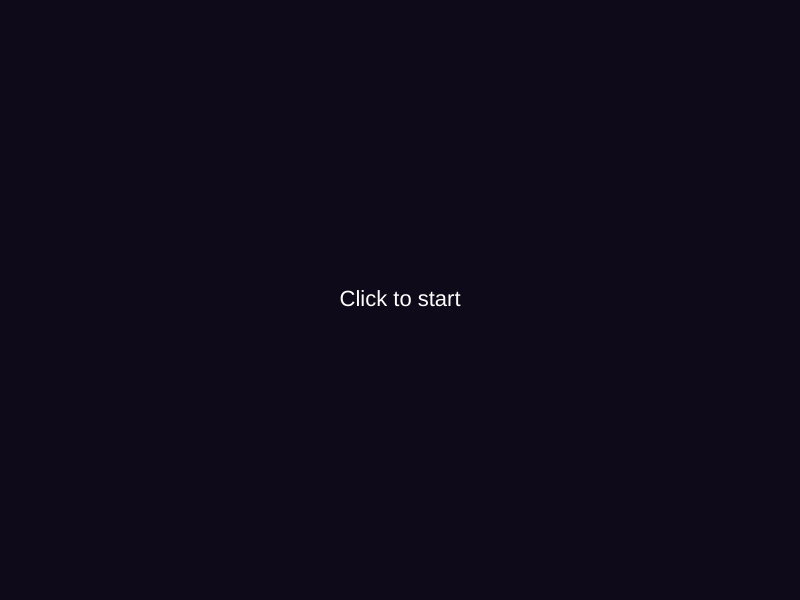
Frame 1 (no input)
Frame 60 (no input): identical to frame 1, image omitted
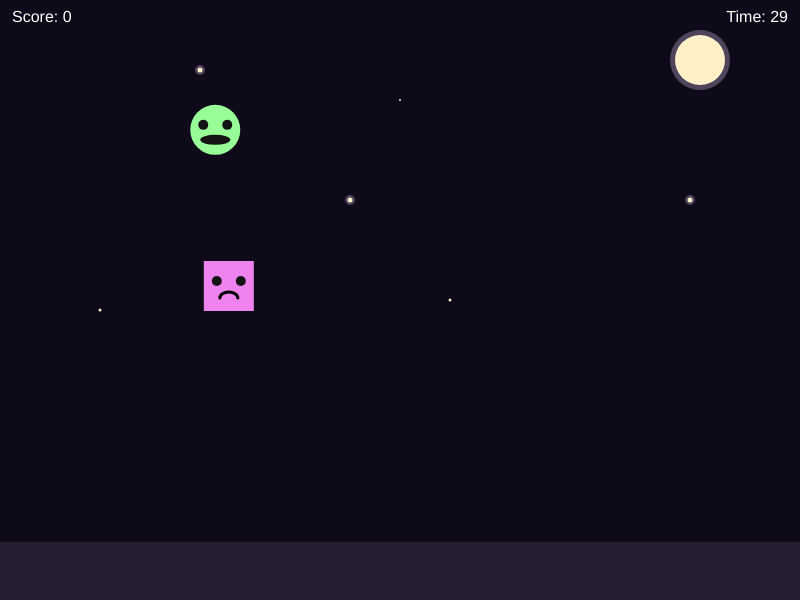
Frame 120 (the mouse pressed at the canvas centre since frame 60)

The p5.js sketch that drew these frames (run headless with seeded random() and noise() and a simulated clock; from frame 60 on, the mouse is pressed at the canvas centre):

// p5.js sketch
// ── sketch.js
const width = 800;
const height = 600;
function setup() {
    createCanvas(width, height);
    spawnGhost();
    startTime = millis();
}

let ghost;
let enemy;
let score = 0;
let duration = 30;
let startTime;
let state = 'start';
let baseSpawnEvery = 80; // spawn a ghost every 80 frames

function draw() {
    background(15, 10, 25);
    noStroke();

    if (state === 'start') {
        textAlign(CENTER, CENTER);
        fill(255);
        textSize(22);
        text('Click to start', width / 2, height / 2);
        return;
    }

    if (state === 'over') {
        textAlign(CENTER, CENTER);
        fill(255);
        textSize(22);
        text('Game over\nScore: ' + score + '\nClick to retry', width / 2, height / 2);
        return;
    }
    // background
    fill(78,69,92);
    ellipse(700, 60, 60, 60); // glow effect

    fill(255, 240, 200);
    ellipse(700, 60, 50, 50); // moon

    fill(40, 30, 50);
    rect(0, 542, width, 58); //ground

    fill(78,69,92);
    ellipse(200, 70, 10, 10) //star glow
    fill(255, 240, 200);
    ellipse(200, 70, 5, 5) //star

    fill(78,69,92);
    ellipse(350, 200, 10, 10) //star glow
    fill(255, 240, 200);
    ellipse(350, 200, 5, 5) //star

    fill(78,69,92);
    ellipse(690, 200, 10, 10) //star glow
    fill(255, 240, 200);
    ellipse(690, 200, 5, 5) //star

    fill(255, 240, 200);
    ellipse(400, 100, 2, 2)

    fill(255, 240, 200);
    ellipse(450, 300, 3, 3)

    fill(255, 240, 200);
    ellipse(100, 310, 3, 3)
    // end of background

    let elapsed = (millis() - startTime) / 1000;
    let timeLeft = max(0, duration - elapsed);
    if (timeLeft <= 0) {
        state = 'over';
        return;
    }

    let currentSpawnEvery = max(20, floor(baseSpawnEvery - (elapsed * 2))); // decrease spawn interval over time, but not less than 20 frames
    if (frameCount % currentSpawnEvery === 0) spawnGhost();
    if (frameCount % currentSpawnEvery === 0) spawnEnemy();
    drawGhost(ghost.x, ghost.y);
    drawEnemy(enemy.x, enemy.y);


    textAlign(LEFT, TOP);
    fill(255);
    textSize(16);
    text('Score: ' + score, 12, 10);
    textAlign(RIGHT, TOP);
    text('Time: ' + ceil(timeLeft), width - 12, 10);
}

function spawnGhost() {
  ghost = { x: random(40, width - 40), y: random(40, height - 40) };
}

function spawnEnemy() {
  enemy = { x: random(40, width - 40), y: random(40, height - 40) };
  while (enemy.x === ghost.x && enemy.y === ghost.y) {
    enemy = { x: random(40, width - 40), y: random(40, height - 40) };
  }
}

function drawGhost(x, y) {
    fill(152, 255, 152);
    ellipse(x, y, 50, 50);
    fill(20);
    ellipse(x - 12, y - 5, 10);
    ellipse(x + 12, y - 5, 10);
    fill(20);
    ellipse(x, y + 10, 30, 10); //mouth
}

function drawEnemy(x, y) {
    fill(238, 130, 238);
    rect(x - 25, y - 25, 50, 50);
    fill(20);
    ellipse(x - 12, y - 5, 10);
    ellipse(x + 12, y - 5, 10);
    // Frowning mouth
    stroke(0);
    strokeWeight(3);
    noFill();
    arc(x, y + 12, 18, 12, PI, TWO_PI);
    noStroke();
}
    

function mousePressed() {
    if (state === 'start' || state === 'over') {
    state = 'play';
    score = 0;
    startTime = millis();
    spawnGhost();
    spawnEnemy();
    return;
  }
  // Check if player clicked the enemy first (Game Over)
    if (dist(mouseX, mouseY, enemy.x, enemy.y) < 25) {
        state = 'over';
        return;
  }
  // clicking on the creature
    if (dist(mouseX, mouseY, ghost.x, ghost.y) < 30) {
    score++;
    spawnGhost();
  }
}
